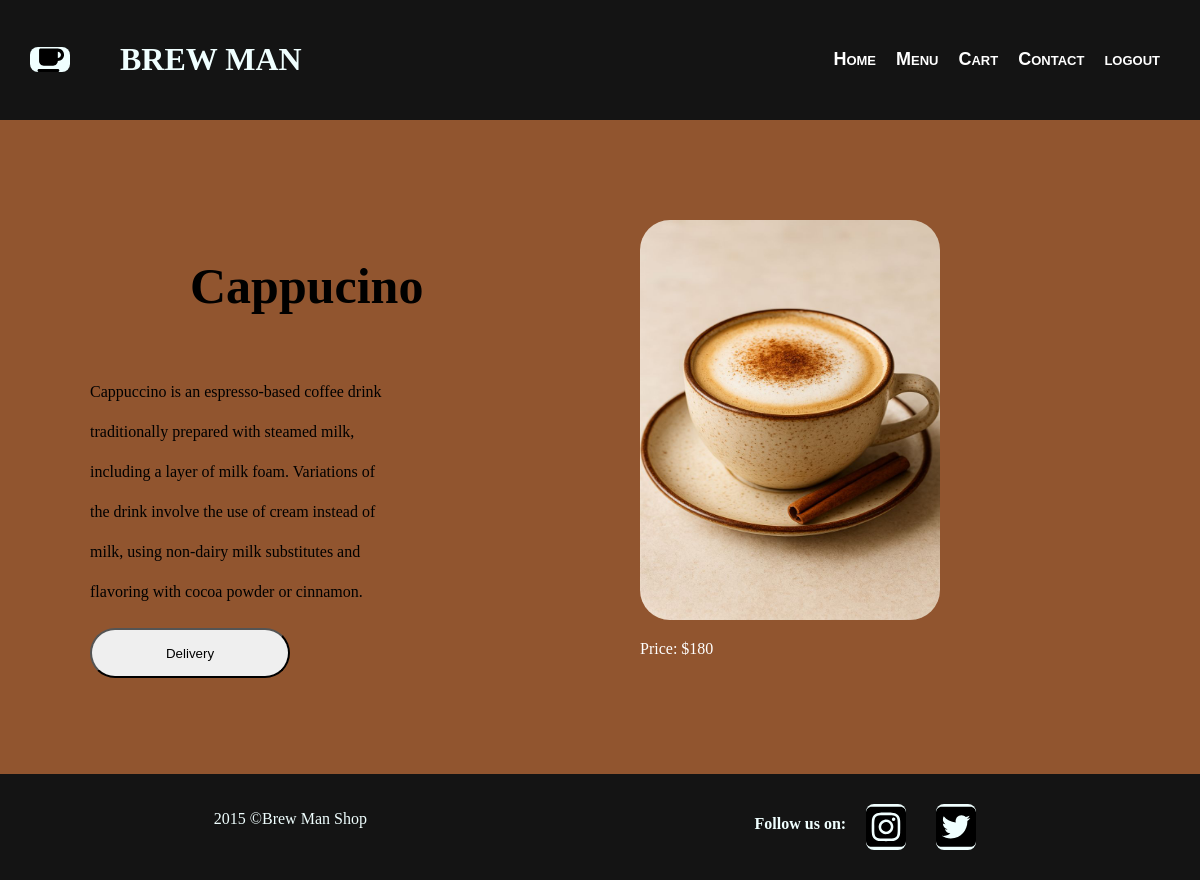
Page /order/?drink=Cappucino (signed in) on the committed database.
### app/models.py (models this page shows, shortened)
class menu(models.Model):
    menu_name=models.CharField(max_length=100)
    menu_price=models.IntegerField()
    menu_description=models.TextField()
    menu_image=models.ImageField()

### app/views.py (the view)
# urls.py: path('order/',views.order,name='order'),
@login_required
def order(request):
    drink_name=request.GET.get('drink')
    selected_drink=menu.objects.get(menu_name=drink_name)
    return render(request,'order.html',{'drink':selected_drink})

### app/templates/order.html
{% extends 'base.html' %}
{% load static %}
{% block body %}
 <link rel="stylesheet" href="{% static 'css/order.css' %}">
    <div class="ordertype">
        <section class="order">
        <h2 id="tu">{{ drink.menu_name }}</h2>
            <p>{{ drink.menu_description }}</p>
            <a href="{% url 'buyed' %}"><button>Delivery</button></a>
        </section>
        <section class="ca">
            <img src="{{ drink.menu_image.url }}" alt="">
            <p>Price: ${{ drink.menu_price }}</p>
        </section>
    </div>
{% endblock %}

### static/css/base.css (style rules this page uses)
body { background-color: rgb(145, 85, 47); margin: 0px; }
h2 { margin-left: auto; }

### static/css/order.css (style rules this page uses)
body { margin: 0px; }
.ca { padding: 100px; width: 400px; color: rgb(255, 255, 255); justify-content: center; align-items: center; }
.ca img { width: 300px; height: 400px; border-radius: 30px; }
.order { display: flex; flex-direction: column; padding: 30px; width: 300px; }
.order p { line-height: 40px; }
.order button { width: 200px; height: 50px; border-radius: 30px; }
.ordertype { display: flex; flex-direction: row; align-items: center; justify-content:space-around ; }
#tu { font-size: 50px; margin-left: 100px; }

### rows in the picture
menu: menu_name "Cappucino", menu_description "Cappuccino is an espresso-based coffee drink traditionally prepared with steamed milk, including a layer of milk foam. Variations of the drink involve the use of cream instead of milk, using non-dairy milk substitutes and flavoring with cocoa powder or cinnamon.", menu_image (picture), menu_price "180"
